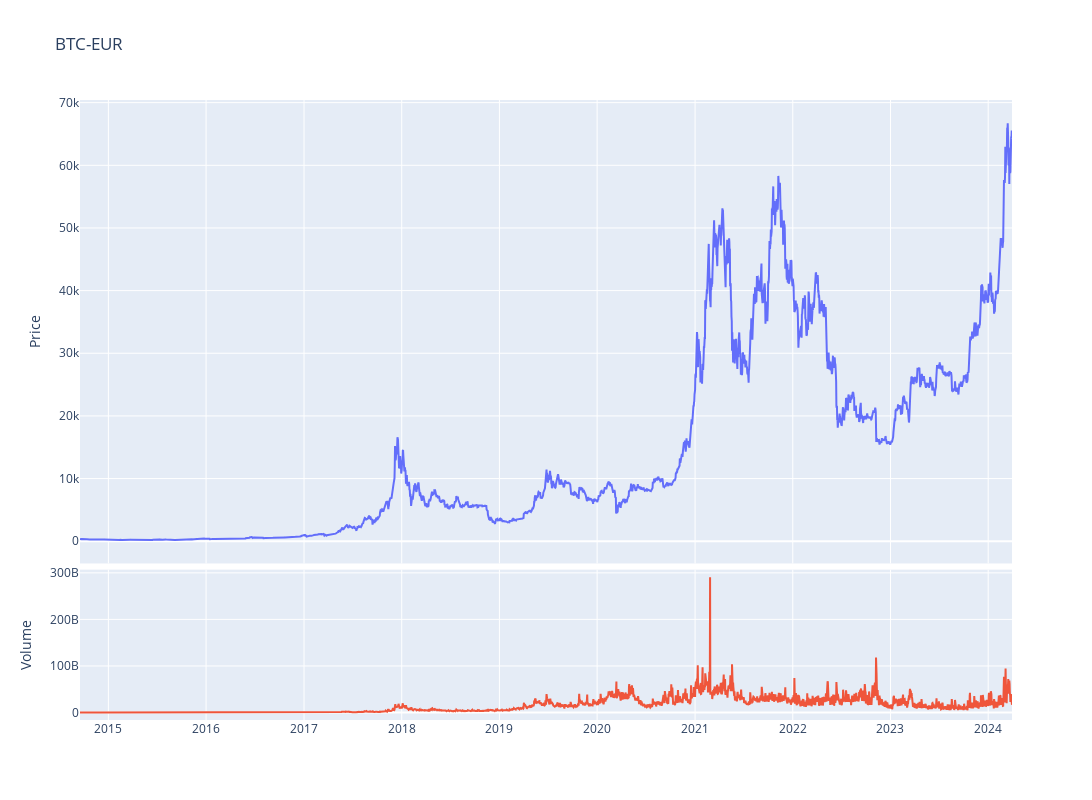

Here is the notebook cell this chart was saved with:
### Code cell
fig = make_subplots(rows=4, cols=1,shared_xaxes=True,vertical_spacing=0.01,specs=[[{'rowspan':3,'colspan':1}],[None],[None],[{'rowspan':1,'colspan':1}]])

# Graph (1,1)
fig.add_trace(go.Scatter(x=stock_ticker.index,y=stock_ticker['Adj Close'],mode="lines",name=f"{ticker}"),row=1, col=1)
# Update xaxis properties
fig.update_yaxes(title_text="Price", row=1, col=1)

# Graph (4,1)
fig.add_trace(go.Scatter(x=stock_ticker.index,y=stock_ticker['Volume'],mode="lines",name='Volume'),row=4, col=1)
fig.update_yaxes(title_text="Volume", row=4, col=1)

fig.update_layout(height=800, width=1300,showlegend=False,title=f"{ticker}")

fig.show()

### Figure 1 — Plotly figure (JSON) as saved in the notebook; plotly's stock layout.template omitted (floating-point values rounded to 4 significant figures; data arrays with more than 128 entries replaced by an {"elided": "..."} marker saying what was removed)
{"data": [{"mode": "lines", "name": "BTC-EUR", "type": "scatter", "x": {"elided": "3483 str values"}, "xaxis": "x", "y": {"elided": "3483 float values"}, "yaxis": "y"}, {"mode": "lines", "name": "Volume", "type": "scatter", "x": {"elided": "3483 str values"}, "xaxis": "x2", "y": {"elided": "3483 int values"}, "yaxis": "y2"}], "layout": {"height": 800, "showlegend": false, "title": {"text": "BTC-EUR"}, "width": 1300, "xaxis": {"anchor": "y", "domain": [0, 1], "matches": "x2", "showticklabels": false}, "xaxis2": {"anchor": "y2", "domain": [0, 1]}, "yaxis": {"anchor": "x", "domain": [0.2525, 1], "title": {"text": "Price"}}, "yaxis2": {"anchor": "x2", "domain": [0, 0.2425], "title": {"text": "Volume"}}}}
